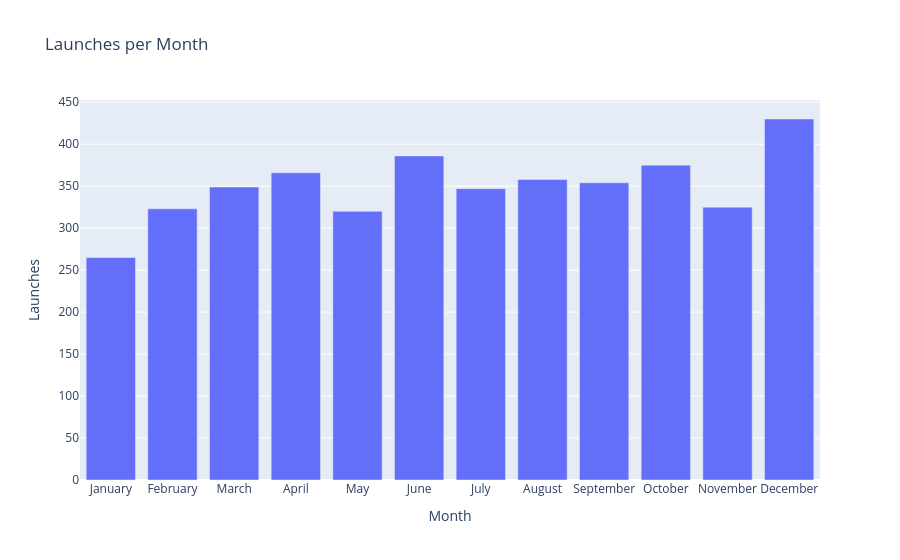

Notebook source saved alongside this figure:
### Markdown cell above
# Launches per Month: Which months are most popular and least popular for launches?

Some months have better weather than others. Which time of year seems to be best for space missions?

### Code cell
# Ensure Date is datetime
df_clean['Date'] = pd.to_datetime(df_clean['Date'], errors='coerce')

# Extract month name
df_clean['Month'] = df_clean['Date'].dt.month_name()

# Count launches per month
launches_per_month = (
    df_clean.groupby('Month')
            .size()
            .reset_index(name='Launches')
)

# Order months correctly
month_order = ["January","February","March","April","May","June",
               "July","August","September","October","November","December"]

launches_per_month['Month'] = pd.Categorical(
    launches_per_month['Month'],
    categories=month_order,
    ordered=True
)

launches_per_month = launches_per_month.sort_values('Month')

# Plot
fig = px.bar(
    launches_per_month,
    x='Month',
    y='Launches',
    title='Launches per Month'
)

fig.show()

### Figure 1 — Plotly figure (JSON) as saved in the notebook; plotly's stock layout.template omitted (floating-point values rounded to 4 significant figures)
{"data": [{"hovertemplate": "Month=%{x}<br>Launches=%{y}<extra></extra>", "legendgroup": "", "marker": {"color": "#636efa", "pattern": {"shape": ""}}, "name": "", "orientation": "v", "showlegend": false, "textposition": "auto", "x": ["January", "February", "March", "April", "May", "June", "July", "August", "September", "October", "November", "December"], "xaxis": "x", "y": [265, 323, 349, 366, 320, 386, 347, 358, 354, 375, 325, 430], "yaxis": "y", "type": "bar"}], "layout": {"xaxis": {"anchor": "y", "domain": [0.0, 1.0], "title": {"text": "Month"}}, "yaxis": {"anchor": "x", "domain": [0.0, 1.0], "title": {"text": "Launches"}}, "legend": {"tracegroupgap": 0}, "title": {"text": "Launches per Month"}, "barmode": "relative"}}
